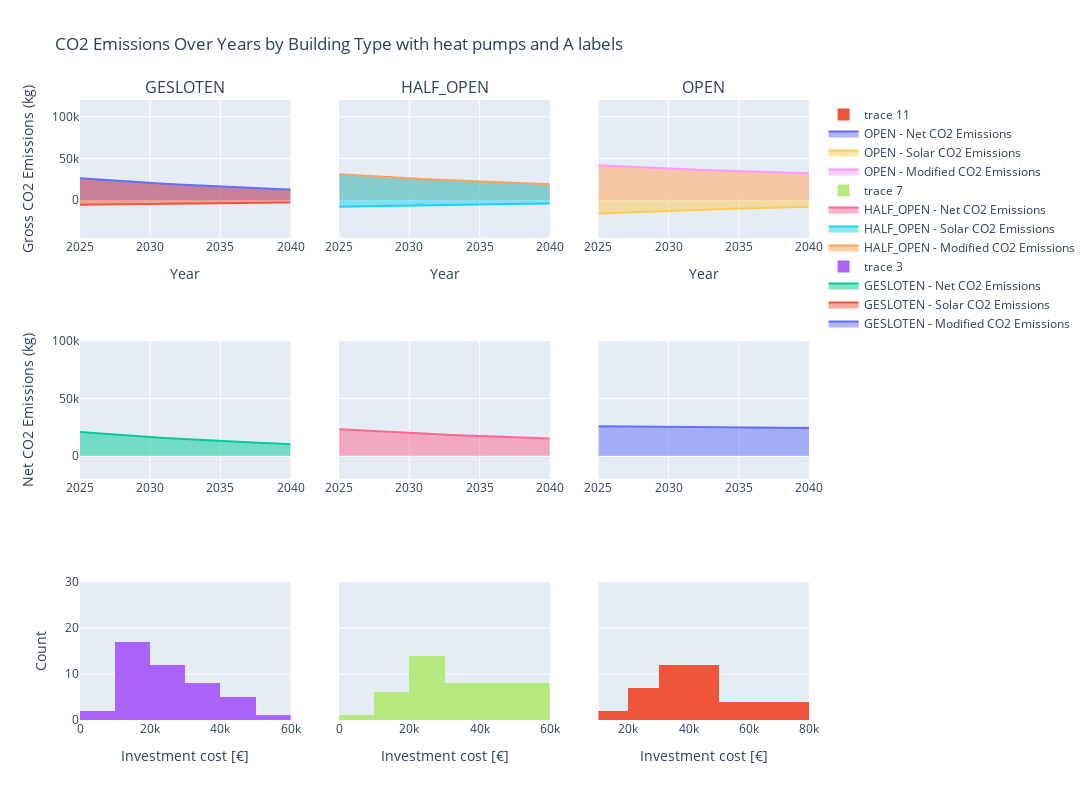

Notebook code cell kept with this figure:
### Code cell
import pandas as pd
import plotly.graph_objects as go
from plotly.subplots import make_subplots


# Filter the DataFrame
testcase2 = df[(df['epc_ind'] <= 100) & (df['heating_system'] == 'Heat Pump')& (df['dhw_system'] == 'HP Boiler')].sort_values(by='tco', ascending=True).drop_duplicates(subset=['name'], keep='first')

# Extract the years from the columns
years = sorted([int(col.split('_')[-1]) for col in testcase2.columns if 'emissions_' in col])

# Initialize lists to store the data
data = []

# Collect data for each year and each building type
for year in years:
    for building_type, group in testcase2.groupby('building_type'):
        modified_emissions = group[f'modified_emissions_{year}'].sum()
        solar_emissions = group[f'solar_injection_emissions_{year}'].sum() * -1  # Make solar emissions negative
        net_emissions = group[f'emissions_{year}'].sum()
        data.append([year, building_type, 'Modified CO2 Emissions', modified_emissions])
        data.append([year, building_type, 'Solar CO2 Emissions', solar_emissions])
        data.append([year, building_type, 'Net Emissions', net_emissions])

# Create a DataFrame from the collected data
emissions_df = pd.DataFrame(data, columns=['Year', 'Building Type', 'Emissions Type', 'Emissions'])

# Get unique building types
building_types = emissions_df['Building Type'].unique()

# Create subplots
fig = make_subplots(rows=3, cols=len(building_types), shared_yaxes=True, subplot_titles=building_types)

# Add traces for each building type
for i, building_type in enumerate(building_types, start=1):
    subset = emissions_df[emissions_df['Building Type'] == building_type]

    fig.add_trace(go.Scatter(
        x=subset[subset['Emissions Type'] == 'Modified CO2 Emissions']['Year'],
        y=subset[subset['Emissions Type'] == 'Modified CO2 Emissions']['Emissions'],
        fill='tonexty',
        name=f'{building_type} - Modified CO2 Emissions'
    ), row=1, col=i)
    fig.add_trace(go.Scatter(
        x=subset[subset['Emissions Type'] == 'Solar CO2 Emissions']['Year'],
        y=subset[subset['Emissions Type'] == 'Solar CO2 Emissions']['Emissions'],
        fill='tonexty',
        name=f'{building_type} - Solar CO2 Emissions'
    ), row=1, col=i)
    fig.add_trace(go.Scatter(
        x=subset[subset['Emissions Type'] == 'Solar CO2 Emissions']['Year'],
        y=subset[subset['Emissions Type'] == 'Net Emissions']['Emissions'],
        fill='tonexty',
        text = 'Net Emissions',
        name=f'{building_type} - Net CO2 Emissions'
    ), row=2, col=i)
    fig.add_trace(go.Histogram(x = testcase2[testcase2.building_type == building_type].total_investment_cost), row = 3, col = i)


# Update layout
fig.update_layout(
    title='CO2 Emissions Over Years by Building Type with heat pumps and A labels',
    xaxis_title='Year',
    yaxis_title='CO2 Emissions (kg)',
    showlegend=True,
    height = 800, width = 1600
)

# Update x-axes titles for each subplot
for i in range(1, len(building_types) + 1):
    fig.update_xaxes(title_text='Year', row=1, col=i)

# Update y-axis title only for the first subplot
fig.update_yaxes(title_text='Gross CO2 Emissions (kg)', row=1, col=1)
fig.update_yaxes(title_text='Net CO2 Emissions (kg)', row=2, col=1)
fig.update_yaxes(title_text='Count', row=3, col=1)
fig.update_yaxes(range = [-45000, 120000], row = 1)
fig.update_yaxes(range = [-20000, 100000], row = 2)
fig.update_yaxes(range = [0, 30], row = 3)
for i in range(len(building_types)+ 1):
    fig.update_xaxes(title_text='Investment cost [€]', row=3, col=i)
# Show the plot
fig.show()

### Figure 1 — Plotly figure (JSON) as saved in the notebook; plotly's stock layout.template omitted (floating-point values rounded to 4 significant figures)
{"data": [{"fill": "tonexty", "name": "GESLOTEN - Modified CO2 Emissions", "type": "scatter", "x": [2025, 2025, 2025, 2026, 2026, 2026, 2027, 2027, 2027, 2028, 2028, 2028, 2029, 2029, 2029, 2030, 2030, 2030, 2031, 2031, 2031, 2032, 2032, 2032, 2033, 2033, 2033, 2034, 2034, 2034, 2035, 2035, 2035, 2036, 2036, 2036, 2037, 2037, 2037, 2038, 2038, 2038, 2039, 2039, 2039, 2040, 2040, 2040], "xaxis": "x", "y": [26200.0, 26200.0, 26200.0, 24990.0, 24990.0, 24990.0, 23840.0, 23840.0, 23840.0, 22740.0, 22740.0, 22740.0, 21690.0, 21690.0, 21690.0, 20690.0, 20690.0, 20690.0, 19740.0, 19740.0, 19740.0, 18830.0, 18830.0, 18830.0, 17960.0, 17960.0, 17960.0, 17130.0, 17130.0, 17130.0, 16340.0, 16340.0, 16340.0, 15590.0, 15590.0, 15590.0, 14870.0, 14870.0, 14870.0, 14190.0, 14190.0, 14190.0, 13530.0, 13530.0, 13530.0, 12910.0, 12910.0, 12910.0], "yaxis": "y"}, {"fill": "tonexty", "name": "GESLOTEN - Solar CO2 Emissions", "type": "scatter", "x": [2025, 2025, 2025, 2026, 2026, 2026, 2027, 2027, 2027, 2028, 2028, 2028, 2029, 2029, 2029, 2030, 2030, 2030, 2031, 2031, 2031, 2032, 2032, 2032, 2033, 2033, 2033, 2034, 2034, 2034, 2035, 2035, 2035, 2036, 2036, 2036, 2037, 2037, 2037, 2038, 2038, 2038, 2039, 2039, 2039, 2040, 2040, 2040], "xaxis": "x", "y": [-5371.0, -5371.0, -5371.0, -5123.0, -5123.0, -5123.0, -4887.0, -4887.0, -4887.0, -4662.0, -4662.0, -4662.0, -4447.0, -4447.0, -4447.0, -4242.0, -4242.0, -4242.0, -4047.0, -4047.0, -4047.0, -3860.0, -3860.0, -3860.0, -3682.0, -3682.0, -3682.0, -3513.0, -3513.0, -3513.0, -3351.0, -3351.0, -3351.0, -3196.0, -3196.0, -3196.0, -3049.0, -3049.0, -3049.0, -2908.0, -2908.0, -2908.0, -2774.0, -2774.0, -2774.0, -2647.0, -2647.0, -2647.0], "yaxis": "y"}, {"fill": "tonexty", "name": "GESLOTEN - Net CO2 Emissions", "text": "Net Emissions", "type": "scatter", "x": [2025, 2025, 2025, 2026, 2026, 2026, 2027, 2027, 2027, 2028, 2028, 2028, 2029, 2029, 2029, 2030, 2030, 2030, 2031, 2031, 2031, 2032, 2032, 2032, 2033, 2033, 2033, 2034, 2034, 2034, 2035, 2035, 2035, 2036, 2036, 2036, 2037, 2037, 2037, 2038, 2038, 2038, 2039, 2039, 2039, 2040, 2040, 2040], "xaxis": "x4", "y": [20830.0, 20830.0, 20830.0, 19870.0, 19870.0, 19870.0, 18950.0, 18950.0, 18950.0, 18080.0, 18080.0, 18080.0, 17240.0, 17240.0, 17240.0, 16450.0, 16450.0, 16450.0, 15690.0, 15690.0, 15690.0, 14970.0, 14970.0, 14970.0, 14280.0, 14280.0, 14280.0, 13620.0, 13620.0, 13620.0, 12990.0, 12990.0, 12990.0, 12390.0, 12390.0, 12390.0, 11820.0, 11820.0, 11820.0, 11280.0, 11280.0, 11280.0, 10760.0, 10760.0, 10760.0, 10260.0, 10260.0, 10260.0], "yaxis": "y4"}, {"type": "histogram", "x": [9299, 9499, 10099, 10199, 10299, 17749, 17749, 10599, 10599, 10799, 20049, 12899, 10999, 11199, 11299, 11399, 11599, 24049, 16699, 14399, 14399, 24949, 29249, 26699, 26099, 25299, 27349, 27299, 28549, 30399, 28499, 28899, 31699, 37049, 30649, 32899, 40149, 34399, 44749, 34899, 44649, 37899, 43299, 43599, 53749], "xaxis": "x7", "yaxis": "y7"}, {"fill": "tonexty", "name": "HALF_OPEN - Modified CO2 Emissions", "type": "scatter", "x": [2025, 2025, 2025, 2026, 2026, 2026, 2027, 2027, 2027, 2028, 2028, 2028, 2029, 2029, 2029, 2030, 2030, 2030, 2031, 2031, 2031, 2032, 2032, 2032, 2033, 2033, 2033, 2034, 2034, 2034, 2035, 2035, 2035, 2036, 2036, 2036, 2037, 2037, 2037, 2038, 2038, 2038, 2039, 2039, 2039, 2040, 2040, 2040], "xaxis": "x2", "y": [31180.0, 31180.0, 31180.0, 30100.0, 30100.0, 30100.0, 29060.0, 29060.0, 29060.0, 28070.0, 28070.0, 28070.0, 27120.0, 27120.0, 27120.0, 26220.0, 26220.0, 26220.0, 25360.0, 25360.0, 25360.0, 24540.0, 24540.0, 24540.0, 23760.0, 23760.0, 23760.0, 23010.0, 23010.0, 23010.0, 22300.0, 22300.0, 22300.0, 21620.0, 21620.0, 21620.0, 20970.0, 20970.0, 20970.0, 20350.0, 20350.0, 20350.0, 19770.0, 19770.0, 19770.0, 19200.0, 19200.0, 19200.0], "yaxis": "y2"}, {"fill": "tonexty", "name": "HALF_OPEN - Solar CO2 Emissions", "type": "scatter", "x": [2025, 2025, 2025, 2026, 2026, 2026, 2027, 2027, 2027, 2028, 2028, 2028, 2029, 2029, 2029, 2030, 2030, 2030, 2031, 2031, 2031, 2032, 2032, 2032, 2033, 2033, 2033, 2034, 2034, 2034, 2035, 2035, 2035, 2036, 2036, 2036, 2037, 2037, 2037, 2038, 2038, 2038, 2039, 2039, 2039, 2040, 2040, 2040], "xaxis": "x2", "y": [-7974.0, -7974.0, -7974.0, -7607.0, -7607.0, -7607.0, -7256.0, -7256.0, -7256.0, -6922.0, -6922.0, -6922.0, -6603.0, -6603.0, -6603.0, -6298.0, -6298.0, -6298.0, -6008.0, -6008.0, -6008.0, -5731.0, -5731.0, -5731.0, -5467.0, -5467.0, -5467.0, -5215.0, -5215.0, -5215.0, -4975.0, -4975.0, -4975.0, -4745.0, -4745.0, -4745.0, -4527.0, -4527.0, -4527.0, -4318.0, -4318.0, -4318.0, -4119.0, -4119.0, -4119.0, -3929.0, -3929.0, -3929.0], "yaxis": "y2"}, {"fill": "tonexty", "name": "HALF_OPEN - Net CO2 Emissions", "text": "Net Emissions", "type": "scatter", "x": [2025, 2025, 2025, 2026, 2026, 2026, 2027, 2027, 2027, 2028, 2028, 2028, 2029, 2029, 2029, 2030, 2030, 2030, 2031, 2031, 2031, 2032, 2032, 2032, 2033, 2033, 2033, 2034, 2034, 2034, 2035, 2035, 2035, 2036, 2036, 2036, 2037, 2037, 2037, 2038, 2038, 2038, 2039, 2039, 2039, 2040, 2040, 2040], "xaxis": "x5", "y": [23210.0, 23210.0, 23210.0, 22490.0, 22490.0, 22490.0, 21800.0, 21800.0, 21800.0, 21140.0, 21140.0, 21140.0, 20520.0, 20520.0, 20520.0, 19920.0, 19920.0, 19920.0, 19350.0, 19350.0, 19350.0, 18810.0, 18810.0, 18810.0, 18290.0, 18290.0, 18290.0, 17800.0, 17800.0, 17800.0, 17320.0, 17320.0, 17320.0, 16880.0, 16880.0, 16880.0, 16450.0, 16450.0, 16450.0, 16040.0, 16040.0, 16040.0, 15650.0, 15650.0, 15650.0, 15270.0, 15270.0, 15270.0], "yaxis": "y5"}, {"type": "histogram", "x": [28249, 9799, 32649, 10499, 10699, 11300, 33449, 29549, 36849, 11699, 14399, 11799, 36849, 23149, 23249, 23349, 23349, 32149, 32049, 27199, 28100, 27499, 26049, 26049, 20999, 29749, 21999, 30499, 40449, 32249, 44499, 41899, 49549, 48749, 44599, 44899, 53499, 54999, 45399, 55149, 55549, 55549, 53749, 57249, 59199], "xaxis": "x8", "yaxis": "y8"}, {"fill": "tonexty", "name": "OPEN - Modified CO2 Emissions", "type": "scatter", "x": [2025, 2025, 2025, 2026, 2026, 2026, 2027, 2027, 2027, 2028, 2028, 2028, 2029, 2029, 2029, 2030, 2030, 2030, 2031, 2031, 2031, 2032, 2032, 2032, 2033, 2033, 2033, 2034, 2034, 2034, 2035, 2035, 2035, 2036, 2036, 2036, 2037, 2037, 2037, 2038, 2038, 2038, 2039, 2039, 2039, 2040, 2040, 2040], "xaxis": "x3", "y": [41910.0, 41910.0, 41910.0, 41020.0, 41020.0, 41020.0, 40180.0, 40180.0, 40180.0, 39370.0, 39370.0, 39370.0, 38600.0, 38600.0, 38600.0, 37870.0, 37870.0, 37870.0, 37170.0, 37170.0, 37170.0, 36500.0, 36500.0, 36500.0, 35860.0, 35860.0, 35860.0, 35260.0, 35260.0, 35260.0, 34680.0, 34680.0, 34680.0, 34130.0, 34130.0, 34130.0, 33600.0, 33600.0, 33600.0, 33100.0, 33100.0, 33100.0, 32620.0, 32620.0, 32620.0, 32160.0, 32160.0, 32160.0], "yaxis": "y3"}, {"fill": "tonexty", "name": "OPEN - Solar CO2 Emissions", "type": "scatter", "x": [2025, 2025, 2025, 2026, 2026, 2026, 2027, 2027, 2027, 2028, 2028, 2028, 2029, 2029, 2029, 2030, 2030, 2030, 2031, 2031, 2031, 2032, 2032, 2032, 2033, 2033, 2033, 2034, 2034, 2034, 2035, 2035, 2035, 2036, 2036, 2036, 2037, 2037, 2037, 2038, 2038, 2038, 2039, 2039, 2039, 2040, 2040, 2040], "xaxis": "x3", "y": [-16050.0, -16050.0, -16050.0, -15310.0, -15310.0, -15310.0, -14600.0, -14600.0, -14600.0, -13930.0, -13930.0, -13930.0, -13290.0, -13290.0, -13290.0, -12680.0, -12680.0, -12680.0, -12090.0, -12090.0, -12090.0, -11530.0, -11530.0, -11530.0, -11000.0, -11000.0, -11000.0, -10500.0, -10500.0, -10500.0, -10010.0, -10010.0, -10010.0, -9551.0, -9551.0, -9551.0, -9110.0, -9110.0, -9110.0, -8690.0, -8690.0, -8690.0, -8290.0, -8290.0, -8290.0, -7908.0, -7908.0, -7908.0], "yaxis": "y3"}, {"fill": "tonexty", "name": "OPEN - Net CO2 Emissions", "text": "Net Emissions", "type": "scatter", "x": [2025, 2025, 2025, 2026, 2026, 2026, 2027, 2027, 2027, 2028, 2028, 2028, 2029, 2029, 2029, 2030, 2030, 2030, 2031, 2031, 2031, 2032, 2032, 2032, 2033, 2033, 2033, 2034, 2034, 2034, 2035, 2035, 2035, 2036, 2036, 2036, 2037, 2037, 2037, 2038, 2038, 2038, 2039, 2039, 2039, 2040, 2040, 2040], "xaxis": "x6", "y": [25860.0, 25860.0, 25860.0, 25710.0, 25710.0, 25710.0, 25570.0, 25570.0, 25570.0, 25440.0, 25440.0, 25440.0, 25310.0, 25310.0, 25310.0, 25190.0, 25190.0, 25190.0, 25080.0, 25080.0, 25080.0, 24970.0, 24970.0, 24970.0, 24860.0, 24860.0, 24860.0, 24760.0, 24760.0, 24760.0, 24670.0, 24670.0, 24670.0, 24580.0, 24580.0, 24580.0, 24490.0, 24490.0, 24490.0, 24410.0, 24410.0, 24410.0, 24330.0, 24330.0, 24330.0, 24250.0, 24250.0, 24250.0], "yaxis": "y6"}, {"type": "histogram", "x": [29849, 33649, 31149, 11199, 34249, 21949, 12200, 26499, 28699, 32049, 30499, 26149, 29299, 33449, 31999, 45049, 46949, 30999, 45149, 48149, 34199, 46549, 48949, 35799, 27299, 48849, 56249, 47749, 47649, 59649, 47949, 30299, 53749, 37749, 57349, 41999, 63949, 43899, 65249, 65649, 73549, 69649, 75849, 74249, 73549], "xaxis": "x9", "yaxis": "y9"}], "layout": {"annotations": [{"font": {"size": 16}, "showarrow": false, "text": "GESLOTEN", "x": 0.1444, "xanchor": "center", "xref": "paper", "y": 1, "yanchor": "bottom", "yref": "paper"}, {"font": {"size": 16}, "showarrow": false, "text": "HALF_OPEN", "x": 0.5, "xanchor": "center", "xref": "paper", "y": 1, "yanchor": "bottom", "yref": "paper"}, {"font": {"size": 16}, "showarrow": false, "text": "OPEN", "x": 0.8556, "xanchor": "center", "xref": "paper", "y": 1, "yanchor": "bottom", "yref": "paper"}], "height": 800, "showlegend": true, "title": {"text": "CO2 Emissions Over Years by Building Type with heat pumps and A labels"}, "width": 1600, "xaxis": {"anchor": "y", "domain": [0, 0.2889], "title": {"text": "Year"}}, "xaxis2": {"anchor": "y2", "domain": [0.3556, 0.6444], "title": {"text": "Year"}}, "xaxis3": {"anchor": "y3", "domain": [0.7111, 1], "title": {"text": "Year"}}, "xaxis4": {"anchor": "y4", "domain": [0, 0.2889]}, "xaxis5": {"anchor": "y5", "domain": [0.3556, 0.6444]}, "xaxis6": {"anchor": "y6", "domain": [0.7111, 1]}, "xaxis7": {"anchor": "y7", "domain": [0, 0.2889], "title": {"text": "Investment cost [€]"}}, "xaxis8": {"anchor": "y8", "domain": [0.3556, 0.6444], "title": {"text": "Investment cost [€]"}}, "xaxis9": {"anchor": "y9", "domain": [0.7111, 1], "title": {"text": "Investment cost [€]"}}, "yaxis": {"anchor": "x", "domain": [0.7778, 1], "range": [-45000, 120000], "title": {"text": "Gross CO2 Emissions (kg)"}}, "yaxis2": {"anchor": "x2", "domain": [0.7778, 1], "matches": "y", "range": [-45000, 120000], "showticklabels": false}, "yaxis3": {"anchor": "x3", "domain": [0.7778, 1], "matches": "y", "range": [-45000, 120000], "showticklabels": false}, "yaxis4": {"anchor": "x4", "domain": [0.3889, 0.6111], "range": [-20000, 100000], "title": {"text": "Net CO2 Emissions (kg)"}}, "yaxis5": {"anchor": "x5", "domain": [0.3889, 0.6111], "matches": "y4", "range": [-20000, 100000], "showticklabels": false}, "yaxis6": {"anchor": "x6", "domain": [0.3889, 0.6111], "matches": "y4", "range": [-20000, 100000], "showticklabels": false}, "yaxis7": {"anchor": "x7", "domain": [0, 0.2222], "range": [0, 30], "title": {"text": "Count"}}, "yaxis8": {"anchor": "x8", "domain": [0, 0.2222], "matches": "y7", "range": [0, 30], "showticklabels": false}, "yaxis9": {"anchor": "x9", "domain": [0, 0.2222], "matches": "y7", "range": [0, 30], "showticklabels": false}}}
